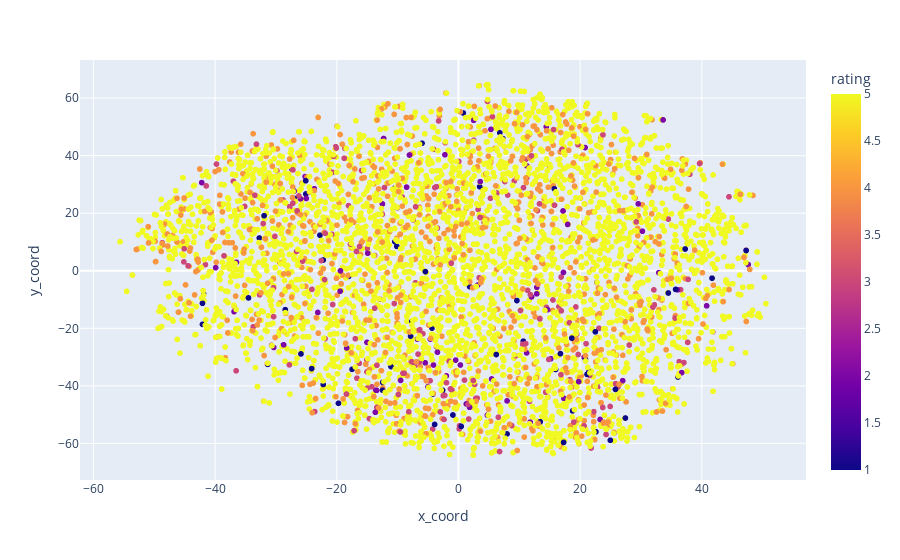

The notebook cell this image was saved under:
### Code cell
import plotly.express as px

df = px.data.iris()

features = df.loc[:, :'petal_width']

fig = px.scatter(
    tsne_df, x="x_coord", y="y_coord",
    color=tsne_df.rating, labels={'color': 'species'},
    hover_data=["title"]
)
fig.show()

### Figure 1 — Plotly figure (JSON) as saved in the notebook; plotly's stock layout.template omitted (floating-point values rounded to 4 significant figures; data arrays with more than 128 entries replaced by an {"elided": "..."} marker saying what was removed)
{"data": [{"customdata": {"elided": "5000x1 str values"}, "hovertemplate": "x_coord=%{x}<br>y_coord=%{y}<br>title=%{customdata[0]}<br>rating=%{marker.color}<extra></extra>", "legendgroup": "", "marker": {"color": {"elided": "5000 int values"}, "coloraxis": "coloraxis", "symbol": "circle"}, "mode": "markers", "name": "", "showlegend": false, "type": "scattergl", "x": {"elided": "5000 float values"}, "xaxis": "x", "y": {"elided": "5000 float values"}, "yaxis": "y"}], "layout": {"coloraxis": {"colorbar": {"title": {"text": "rating"}}, "colorscale": [[0, "#0d0887"], [0.1111, "#46039f"], [0.2222, "#7201a8"], [0.3333, "#9c179e"], [0.4444, "#bd3786"], [0.5556, "#d8576b"], [0.6667, "#ed7953"], [0.7778, "#fb9f3a"], [0.8889, "#fdca26"], [1, "#f0f921"]]}, "legend": {"tracegroupgap": 0}, "margin": {"t": 60}, "xaxis": {"anchor": "y", "domain": [0, 1], "title": {"text": "x_coord"}}, "yaxis": {"anchor": "x", "domain": [0, 1], "title": {"text": "y_coord"}}}}
